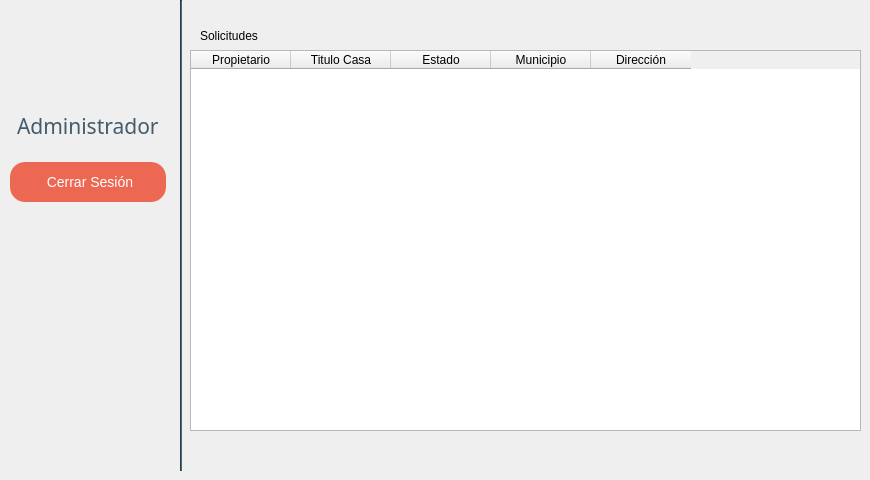
    <widget class="QWidget" name="PrincipalAdmin">
     <property name="cursor">
      <cursorShape>PointingHandCursor</cursorShape>
     </property>
     <widget class="QLabel" name="label_25">
      <property name="geometry">
       <rect>
        <x>200</x>
        <y>20</y>
        <width>141</width>
        <height>31</height>
       </rect>
      </property>
      <property name="styleSheet">
       <string notr="true">font:24pt &quot;Gill Sans MT&quot;;</string>
      </property>
      <property name="text">
       <string>Solicitudes</string>
      </property>
     </widget>
     <widget class="Line" name="line_5">
      <property name="geometry">
       <rect>
        <x>180</x>
        <y>0</y>
        <width>2</width>
        <height>471</height>
       </rect>
      </property>
      <property name="minimumSize">
       <size>
        <width>2</width>
        <height>0</height>
       </size>
      </property>
      <property name="maximumSize">
       <size>
        <width>2</width>
        <height>16777215</height>
       </size>
      </property>
      <property name="styleSheet">
       <string notr="true">/*background-color:#F3705B;*/
background-color:#435B6C;</string>
      </property>
      <property name="orientation">
       <enum>Qt::Vertical</enum>
      </property>
     </widget>
     <widget class="QWidget" name="layoutWidget">
      <property name="geometry">
       <rect>
        <x>10</x>
        <y>0</y>
        <width>156</width>
        <height>461</height>
       </rect>
      </property>
      <layout class="QVBoxLayout" name="verticalLayout_26">
       <item>
        <layout class="QVBoxLayout" name="verticalLayout_25">
         <item alignment="Qt::AlignHCenter">
          <widget class="QLabel" name="label_29">
           <property name="minimumSize">
            <size>
             <width>100</width>
             <height>100</height>
            </size>
           </property>
           <property name="maximumSize">
            <size>
             <width>100</width>
             <height>100</height>
            </size>
           </property>
           <property name="text">
            <string/>
           </property>
           <property name="pixmap">
            <pixmap resource="icons.qrc">:/iconos/placeholder.png</pixmap>
           </property>
           <property name="scaledContents">
            <bool>true</bool>
           </property>
           <property name="indent">
            <number>0</number>
           </property>
          </widget>
         </item>
         <item>
          <layout class="QHBoxLayout" name="horizontalLayout_44">
           <item>
            <spacer name="horizontalSpacer_49">
             <property name="orientation">
              <enum>Qt::Horizontal</enum>
             </property>
             <property name="sizeHint" stdset="0">
              <size>
               <width>40</width>
               <height>20</height>
              </size>
             </property>
            </spacer>
           </item>
           <item>
            <widget class="QLabel" name="label_30">
             <property name="minimumSize">
              <size>
               <width>0</width>
               <height>40</height>
              </size>
             </property>
             <property name="font">
              <font>
               <family>Gill Sans MT</family>
               <pointsize>16</pointsize>
               <weight>50</weight>
               <italic>false</italic>
               <bold>false</bold>
              </font>
             </property>
             <property name="styleSheet">
              <string notr="true">font:16pt &quot;Gill Sans MT&quot;;
color: #435B6C;</string>
             </property>
             <property name="text">
              <string>Administrador</string>
             </property>
            </widget>
           </item>
           <item>
            <spacer name="horizontalSpacer_50">
             <property name="orientation">
              <enum>Qt::Horizontal</enum>
             </property>
             <property name="sizeHint" stdset="0">
              <size>
               <width>40</width>
               <height>20</height>
              </size>
             </property>
            </spacer>
           </item>
          </layout>
         </item>
        </layout>
       </item>
       <item>
        <spacer name="verticalSpacer_26">
         <property name="orientation">
          <enum>Qt::Vertical</enum>
         </property>
         <property name="sizeType">
          <enum>QSizePolicy::Fixed</enum>
         </property>
         <property name="sizeHint" stdset="0">
          <size>
           <width>20</width>
           <height>10</height>
          </size>
         </property>
        </spacer>
       </item>
       <item>
        <layout class="QVBoxLayout" name="verticalLayout_21">
         <item>
          <widget class="QPushButton" name="btnLogoutAdmin">
           <property name="minimumSize">
            <size>
             <width>150</width>
             <height>40</height>
            </size>
           </property>
           <property name="maximumSize">
            <size>
             <width>280</width>
             <height>40</height>
            </size>
           </property>
           <property name="styleSheet">
            <string notr="true">/*background-color:#435B6C;*/
background-color:#ED6853;;
  border: 0;
  border-radius: 15px;
  height: 35px;
  max-width: 280px;
color: white;
font-size:14px;</string>
           </property>
           <property name="text">
            <string> Cerrar Sesión</string>
           </property>
           <property name="icon">
            <iconset resource="icons.qrc">
             <normaloff>:/iconos/logout.png</normaloff>:/iconos/logout.png</iconset>
           </property>
          </widget>
         </item>
        </layout>
       </item>
       <item>
        <spacer name="verticalSpacer_29">
         <property name="orientation">
          <enum>Qt::Vertical</enum>
         </property>
         <property name="sizeHint" stdset="0">
          <size>
           <width>154</width>
           <height>68</height>
          </size>
         </property>
        </spacer>
       </item>
      </layout>
     </widget>
     <widget class="QTableWidget" name="solicitudesTableWidget">
      <property name="geometry">
       <rect>
        <x>190</x>
        <y>50</y>
        <width>671</width>
        <height>381</height>
       </rect>
      </property>
      <property name="selectionBehavior">
       <enum>QAbstractItemView::SelectRows</enum>
      </property>
      <column>
       <property name="text">
        <string>Propietario</string>
       </property>
      </column>
      <column>
       <property name="text">
        <string>Titulo Casa</string>
       </property>
      </column>
      <column>
       <property name="text">
        <string>Estado</string>
       </property>
      </column>
      <column>
       <property name="text">
        <string>Municipio</string>
       </property>
      </column>
      <column>
       <property name="text">
        <string>Dirección</string>
       </property>
      </column>
     </widget>
    </widget>
